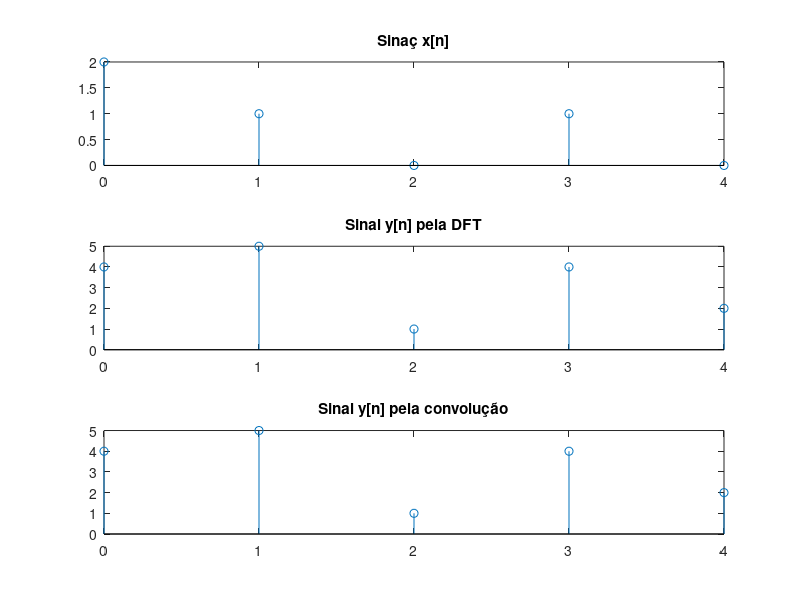

The MATLAB script that drew this image:
pkg load signal;
N= 5;
k=0:N-1;
n=0:N-1;
x= [2 1 0 1 0]
figure(1);
subplot(311);
stem(n,x)
title('Sinaç x[n]');
X = fft(x);
Y = X.^2;
y = ifft(Y);
subplot(312);
stem(n,abs(y));
title('Sinal y[n] pela DFT');
subplot(313);
stem(n,cconv(x,x,5));
title('Sinal y[n] pela convolução');
